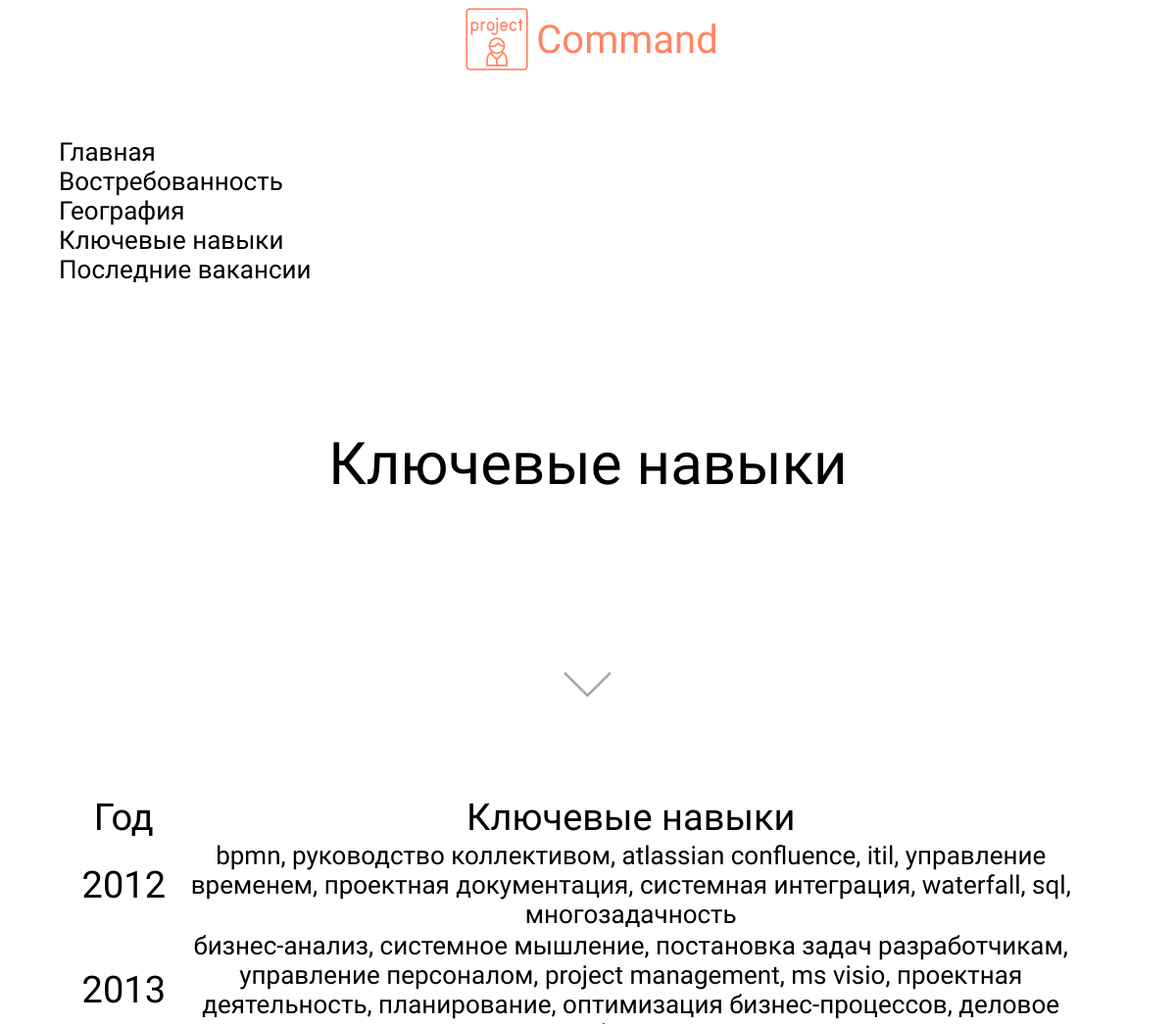
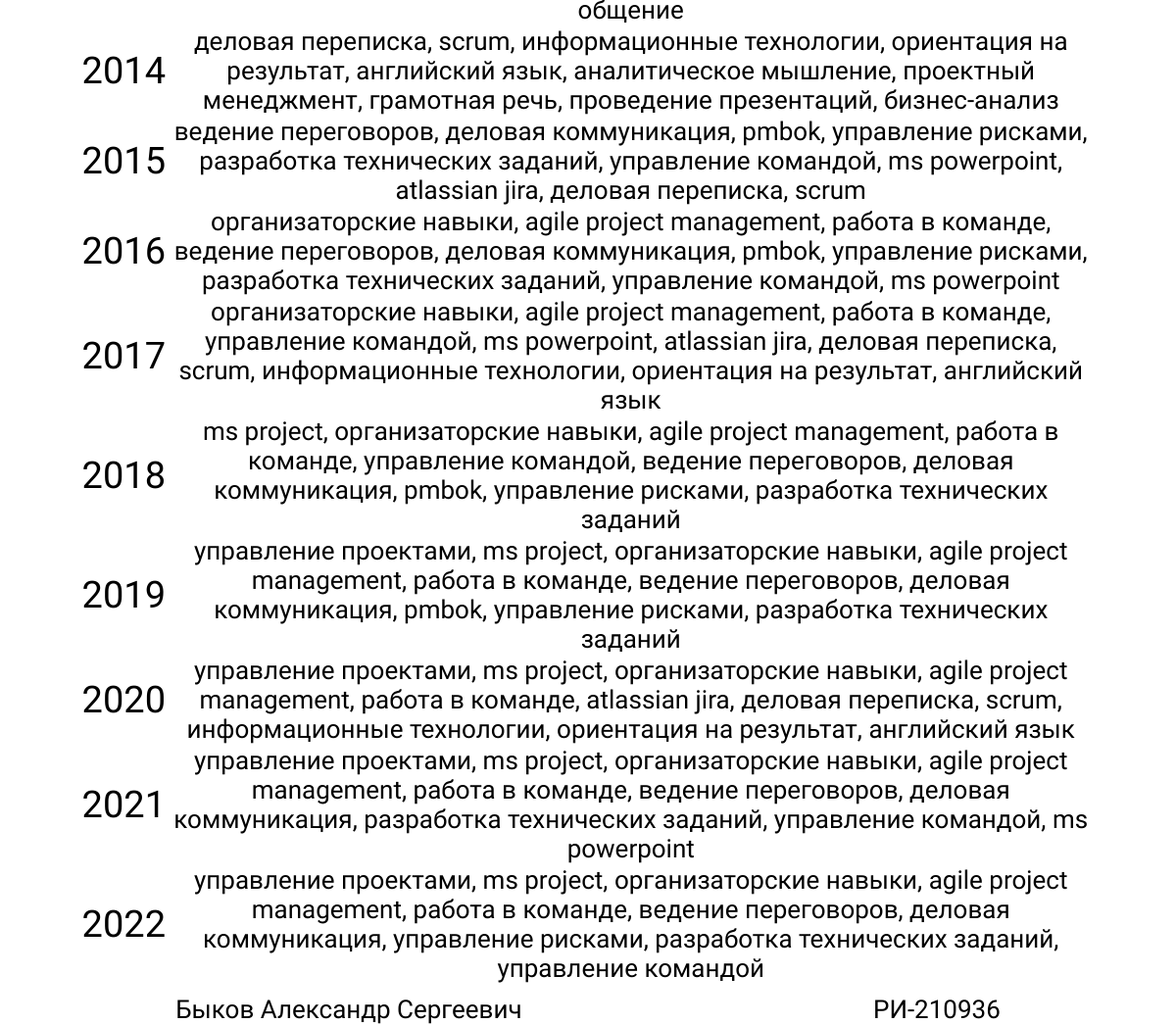
Screenshot of /skills/ with the database file from the repository (2 pictures, top to bottom).
### application/models.py (models this page shows, shortened)
class Skills(models.Model):
    year = models.CharField('Год', max_length=4)
    skills = models.TextField('Навыки')
    class Meta:
        verbose_name = 'Ключевой навыки'
        verbose_name_plural = 'Ключевый навыки'

### application/views.py (the view)
# urls.py: path('skills/', views.skills),
def skills(request):
    data = models.Skills.objects.all()
    content = {'data': data}
    return render(
        request,
        'application/skills.html',
        context=content
    )

### templates/application/skills.html (shortened to what this page needs)
{% extends 'base.html' %}
{% load static %}
{% block page_title %}
	Ключевые навыки
{% endblock %}
{% block body %}
	<table class='block__table'>
		<tr>
			<th class='block__name'>Год</th>
			<th class='block__name'>Ключевые навыки</th>
		</tr>
		{% for item in data %}
		<tr>
			<th class='block__name'>{{ item.year }}</th>
			<th>{{ item.skills }}</th>
		</tr>
		{% endfor %}
	</table>
{% endblock %}

### static/application/css/base.css (style rules this page uses)
* { margin: 0; padding: 0; font-family: 'Montserrat Alternates'; font-style: normal; font-size: 26px; font-weight: 400; }
.block__name { font-size: 38px; margin: 20px 0; }
.block__table { margin: 10px 2%; }

### rows the page displays
Skills: year "2012", skills "bpmn, руководство коллективом, atlassian confluence, itil, управление временем, проектная документация, системная интеграция, waterfall, sql, многозадачность"
Skills: year "2013", skills "бизнес-анализ, системное мышление, постановка задач разработчикам, управление персоналом, project management, ms visio, проектная деятельность, планирование, оптимизация бизнес-процессов, деловое общение"
Skills: year "2014", skills "деловая переписка, scrum, информационные технологии, ориентация на результат, английский язык, аналитическое мышление, проектный менеджмент, грамотная речь, проведение презентаций, бизнес-анализ"
Skills: year "2015", skills "ведение переговоров, деловая коммуникация, pmbok, управление рисками, разработка технических заданий, управление командой, ms powerpoint, atlassian jira, деловая переписка, scrum"
Skills: year "2016", skills "организаторские навыки, agile project management, работа в команде, ведение переговоров, деловая коммуникация, pmbok, управление рисками, разработка технических заданий, управление командой, ms powerpoint"
Skills: year "2017", skills "организаторские навыки, agile project management, работа в команде, управление командой, ms powerpoint, atlassian jira, деловая переписка, scrum, информационные технологии, ориентация на результат, английский язык"
Skills: year "2018", skills "ms project, организаторские навыки, agile project management, работа в команде, управление командой, ведение переговоров, деловая коммуникация, pmbok, управление рисками, разработка технических заданий"
Skills: year "2019", skills "управление проектами, ms project, организаторские навыки, agile project management, работа в команде, ведение переговоров, деловая коммуникация, pmbok, управление рисками, разработка технических заданий"
Skills: year "2020", skills "управление проектами, ms project, организаторские навыки, agile project management, работа в команде, atlassian jira, деловая переписка, scrum, информационные технологии, ориентация на результат, английский язык"
Skills: year "2021", skills "управление проектами, ms project, организаторские навыки, agile project management, работа в команде, ведение переговоров, деловая коммуникация, разработка технических заданий, управление командой, ms powerpoint"
Skills: year "2022", skills "управление проектами, ms project, организаторские навыки, agile project management, работа в команде, ведение переговоров, деловая коммуникация, управление рисками, разработка технических заданий, управление командой"
